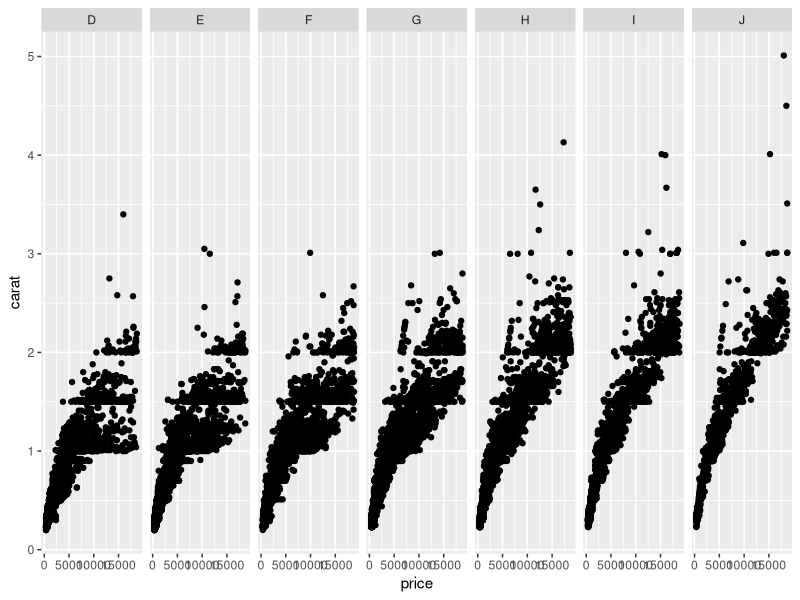

The R source for this figure:
#
# introduction to data manipulation in R
#

# cheatsheets and reference cards:
#   http://cran.r-project.org/doc/contrib/Baggott-refcard-v2.pdf
#   http://cran.r-project.org/doc/contrib/Torfs+Brauer-Short-R-Intro.pdf
#   http://had.co.nz/stat480/r/
#   http://www.rstudio.com/wp-content/uploads/2015/01/data-wrangling-cheatsheet.pdf

library(dplyr)
library(ggplot2)

# use the first 6 rows of the iris dataset as a toy dataframe
df <- head(iris)

# look at the fifth row
df[5, ]

# look at the second column, by index and by name
df[ , 2]
df[ , "Sepal.Width"]
df$Sepal.Width

# find rows with a sepal length of 5 or larger
df[c(T,F,F,F,T,T), ]
# ugly
df[df$Sepal.Length >= 5, ]
# nicer
# note: the second entry of subset is a logical vector
subset(df, Sepal.Length >= 5)

# create a new column by adding the sepal and petal widths
# ugly
df$total_width <- df$Sepal.Width + df$Petal.Width
# nicer
# note: transform always gives back same number of rows
transform(df, total_width=Sepal.Width + Petal.Width)

# compute the average sepal length
mean(df$Sepal.Length)
# note: summarize gives back one row
summarize(df, mean_sepal_length=mean(Sepal.Length))

# compute summary statistics for each column
summary(df)

# note: we're using the full iris dataframe (instead of the first 6 rows) from here on

# use grep to find indices of the column names that contain 'Length'
grep('Length', names(iris))
# same, but return the values instead of indices
grep('Length', names(iris), value=T)
# same, but return a logical vector when there's a match
grepl('Length', names(iris))

# find all rows where the species matches the pattern 'to'
subset(iris, grepl('to', Species))

# same as above, but also require sepal length to be at least 5
# note: be careful to always use single '&' and '|' here, not double
subset(iris, grepl('to', Species) & Sepal.Length >= 5)

# get a list of all unique species
unique(iris$Species)

# count the number of rows for each species
table(iris$Species)

# use dplyr to do the same, returning a dataframe (instead of table)
iris %>%
  group_by(Species) %>%
  summarize(num_rows=n())

# use dplyr to group by species and compute the average and standard deviation of sepal length for each species
iris %>%
  group_by(Species) %>%
  summarize(mean_sepal_length=mean(Sepal.Length),
            sd_sepal_length=sd(Sepal.Length))


# look at the built-in diamonds dataset
head(diamonds)

# plot the number of carats vs. price, split by diamond color
qplot(x=price, y=carat, data=diamonds, facets = . ~ color)

# see more plot examples here
# http://had.co.nz/stat480/r/graphics.html
